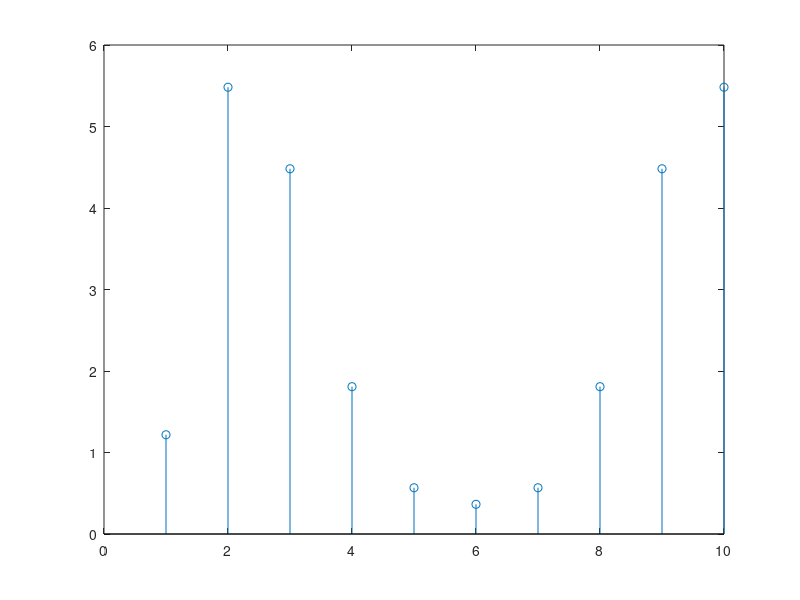

Write MATLAB code to recreate this figure.
clc;
clear;
f=100;
fs=512;
ts=1/fs;
N=10;
 
 
n=1:10;
 x=sin(2*pi*50*n*ts)+sin(2*pi*120*n*ts);
 
 for m=0:length(x)-1
     real=0;
     imaginary=0;
     
     for i=0:9
         real=real+(x(i+1)*cos((2*pi*m*i)/N));
         imaginary=imaginary+(x(i+1)*sin((2*pi*m*i)/N));
         
     end;
     
     result(m+1)=real;
     result2(m+1)=imaginary;
     
 end;
 
 for iter=1:10
     
    
     
     maginitiude(iter)=sqrt((result(iter)*result(iter))+(result2(iter)*result2(iter)));
     
 end;
 disp(maginitiude);
 
 stem(n,maginitiude);
 
 
 
 
 
 
 
 
 
 
 
